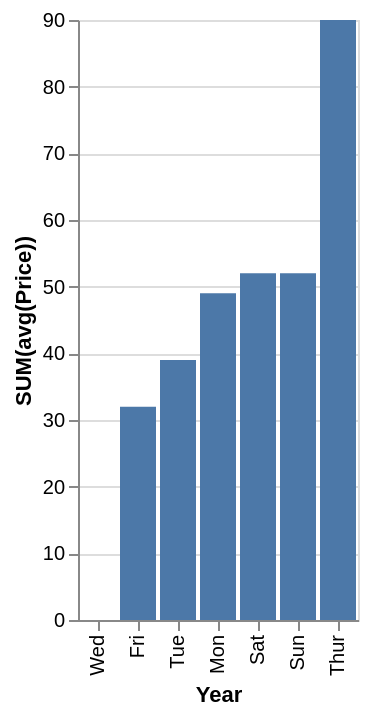

Here is the Vega-Lite specification saved for this chart:
### Vega-Lite specification from a JSON file in a GitHub repository (floating-point values rounded to 4 significant figures)
{"data": {"values": [{"x_data": "Wed", "y_data": 0}, {"x_data": "Fri", "y_data": 32}, {"x_data": "Tue", "y_data": 39}, {"x_data": "Mon", "y_data": 49}, {"x_data": "Sat", "y_data": 52}, {"x_data": "Sun", "y_data": 52}, {"x_data": "Thur", "y_data": 90}]}, "mark": "bar", "encoding": {"x": {"field": "x_data", "type": "nominal", "title": "Year", "sort": {"op": "sum", "field": "y_data", "order": "ascending"}}, "y": {"field": "y_data", "type": "quantitative", "title": "SUM(avg(Price))"}}}
